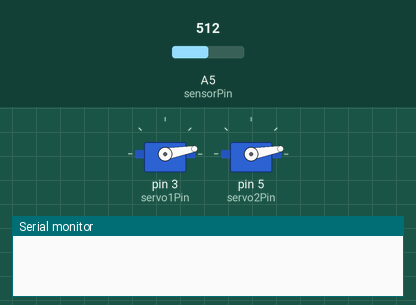
A sketch run on a simulated Arduino Uno, built with avr-gcc and run on an emulated ATmega328P. Parts: 2 × servo, the last lines printed to the serial monitor. The test bench sets the inputs (shaded band); at power-on: A5 (sensorPin) = 512.

Above: at 0.1 s.
At 12.6 s:
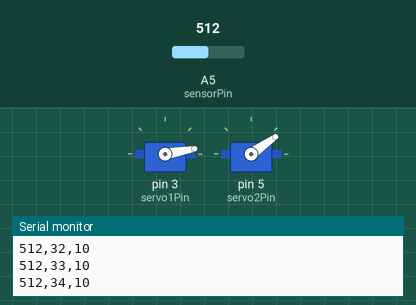
At 26.6 s:
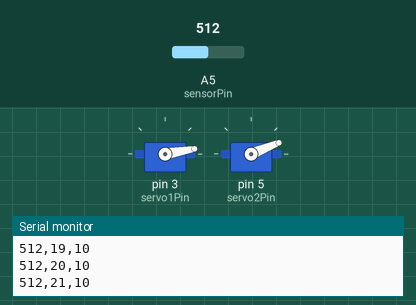
At 39.2 s:
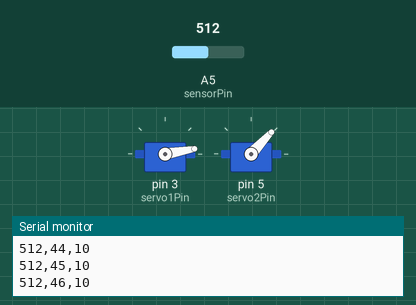
Timing chart, 0 to 40.0 s (numbered marks = the images above):
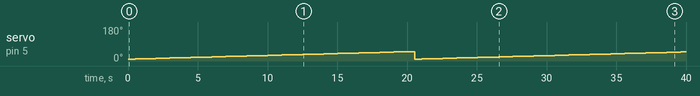

The sketch:

ArduinoSingleSweep.ino
```cpp
// servo 1 controls the vertical movement, servo 2 controls the horizontal movement
// each servo has a predefined 0 angle. the servo is "centered" at 90 degrees
#include <Servo.h>
Servo servo1;
Servo servo2;

// Servos need to be in PWM pins
const int servo1Pin = 3;
const int servo2Pin = 5;
const int sensorPin = A5;


int sensorValue = 0;  // value read in from the sensor
int sensorAvg = 0; // avg of 10 readings from sensor

// initial positions for the two servos
int pos1 = 10;
int pos2 = 30;

// increments to determine how much each servo will move each time
const int servo2Increment = 1;

// range of motion for each servo
const int servo2Start = 10; // 10
const int servo2End = 50; //50


void setup()
{
    long baudRate = 9600;       // NOTE1: The baudRate for sending & receiving programs must match
    Serial.begin(baudRate);     // NOTE2: Set the baudRate to 115200 for faster communication
    servo1.attach(servo1Pin);
    servo2.attach(servo2Pin);
}


void loop() {
  // move servo 1 (tilting) to face directly forward and stay there
  servo1.write(pos1);

  // sweep servo 2 (panning) through one pass
  for (pos2 = servo2Start; pos2 <= servo2End; pos2 += servo2Increment) {
      servo2.write(pos2);
      sensorAvg = 0;
      for (int i = 0; i < 10; i++) {
        sensorValue = analogRead(sensorPin);
        sensorAvg = sensorAvg + sensorValue;
        delay(50);
      }
      // print distance and angle values to the serial monitor for python parsing
      Serial.println(String(sensorAvg/10) + "," + String(pos2) + "," + String(pos1));
  }
  Serial.println("STOP");
}
```

Measured:
- by itself, servo on pin 5 (servo2Pin): 10° → 11° at 0.50 s, → 12° 0.50 s later, → 13° 0.50 s later, → 14° 0.50 s later, … (79 changes in this stretch)
